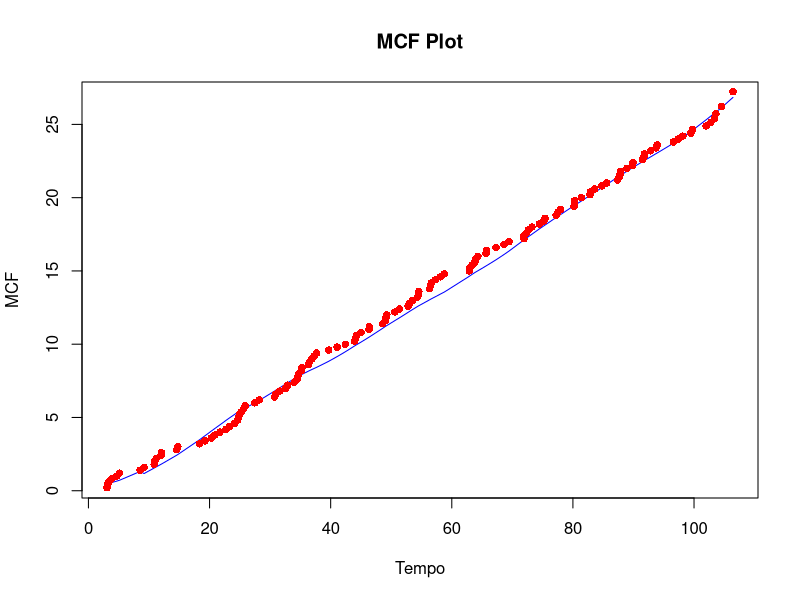
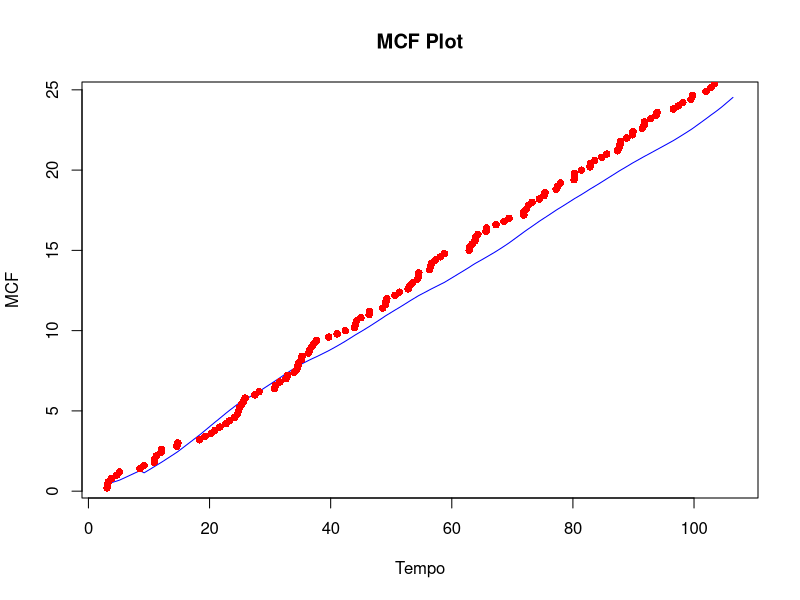

These figures' R source, in order:
library(dplyr)
library(pracma)
clear()
equip <- c(
  1, 1, 1, 1, 1, 1, 1, 1, 1, 1,
  1, 1, 1, 1, 1, 1, 1, 1, 1, 1,
  1, 1, 1, 1, 2, 2, 2, 2, 2, 2,
  2, 2, 2, 2, 2, 2, 2, 2, 2, 2,
  2, 2, 2, 2, 2, 2, 2, 2, 2, 2,
  2, 2, 2, 2, 2, 2, 2, 3, 3, 3,
  3, 3, 3, 3, 3, 3, 3, 3, 3, 3,
  3, 3, 3, 3, 3, 3, 3, 3, 3, 3,
  3, 4, 4, 4, 4, 4, 4, 4, 4, 4,
  4, 4, 4, 4, 4, 4, 4, 4, 4, 4,
  4, 4, 4, 4, 4, 4, 4, 4, 4, 4,
  5, 5, 5, 5, 5, 5, 5, 5, 5, 5,
  5, 5, 5, 5, 5, 5, 5, 5, 5, 5,
  5, 5, 5, 5 
)

tempo_i <- c(
  0, 9.197, 14.761, 19.246, 24.597, 25.302, 30.948, 31.602, 34.574, 41.059,
  44.114, 44.279, 46.381, 54.519, 56.355, 74.44, 77.236, 80.261, 82.815, 84.772,
  88.901, 93.727, 98.149, 106.429, 0, 3.073, 4.685, 5.125, 10.867, 11.199,
  12.046, 20.275, 21.721, 24.944, 32.604, 34.43, 36.343, 36.899, 49.009, 49.27,
  51.357, 53.56, 57.321, 58.775, 62.879, 65.651, 68.605, 71.925, 72.362, 80.282,
  89.826, 89.911, 91.807, 96.57, 97.373, 99.731, 103.386, 0, 3.814, 18.336,
  20.887, 24.792, 28.197, 30.747, 35.269, 39.679, 43.93, 44.995, 54.552, 58.139,
  63.358, 63.816, 65.727, 69.452, 75.205, 75.401, 82.888, 83.607, 93.903,
  102.791, 103.602, 0, 3.108, 11.976, 14.593, 23.326, 24.15, 25.627, 34.732,
  36.546, 37.267, 42.407, 46.347, 48.593, 49.13, 52.783, 56.483, 63.891, 71.913,
  72.627, 73.248, 77.949, 80.195, 81.409, 87.642, 87.782, 87.82, 91.752,
  101.995, 104.54, 0, 3.346, 8.527, 10.942, 22.723, 25.885, 27.479, 32.869,
  33.975, 35.194, 37.683, 50.615, 53.079, 54.31, 56.651, 62.984, 64.305, 67.309,
  77.525, 85.587, 87.362, 91.461, 92.839, 99.475
)

tempo_f <- c(
  9.197, 14.761, 19.246, 24.597, 25.302, 30.948, 31.602, 34.574, 41.059, 44.114,
  44.279, 46.381, 54.519, 56.355, 74.44, 77.236, 80.261, 82.815, 84.772, 88.901,
  93.727, 98.149, 106.429, 106.429, 3.073, 4.685, 5.125, 10.867, 11.199, 12.046,
  20.275, 21.721, 24.944, 32.604, 34.43, 36.343, 36.899, 49.009, 49.27, 51.357,
  53.56, 57.321, 58.775, 62.879, 65.651, 68.605, 71.925, 72.362, 80.282, 89.826,
  89.911, 91.807, 96.57, 97.373, 99.731, 103.386, 103.386, 3.814, 18.336,
  20.887, 24.792, 28.197, 30.747, 35.269, 39.679, 43.93, 44.995, 54.552, 58.139,
  63.358, 63.816, 65.727, 69.452, 75.205, 75.401, 82.888, 83.607, 93.903,
  102.791, 103.602, 103.602, 3.108, 11.976, 14.593, 23.326, 24.15, 25.627,
  34.732, 36.546, 37.267, 42.407, 46.347, 48.593, 49.13, 52.783, 56.483, 63.891,
  71.913, 72.627, 73.248, 77.949, 80.195, 81.409, 87.642, 87.782, 87.82, 91.752,
  101.995, 104.54, 104.54, 3.346, 8.527, 10.942, 22.723, 25.885, 27.479, 32.869,
  33.975, 35.194, 37.683, 50.615, 53.079, 54.31, 56.651, 62.984, 64.305, 67.309,
  77.525, 85.587, 87.362, 91.461, 92.839, 99.475, 99.475
)

censura <- c(
  1, 1, 1, 1, 1, 1, 1, 1, 1, 1,
  1, 1, 1, 1, 1, 1, 1, 1, 1, 1,
  1, 1, 1, 0, 1, 1, 1, 1, 1, 1,
  1, 1, 1, 1, 1, 1, 1, 1, 1, 1,
  1, 1, 1, 1, 1, 1, 1, 1, 1, 1,
  1, 1, 1, 1, 1, 1, 0, 1, 1, 1,
  1, 1, 1, 1, 1, 1, 1, 1, 1, 1,
  1, 1, 1, 1, 1, 1, 1, 1, 1, 1,
  0, 1, 1, 1, 1, 1, 1, 1, 1, 1,
  1, 1, 1, 1, 1, 1, 1, 1, 1, 1,
  1, 1, 1, 1, 1, 1, 1, 1, 1, 0,
  1, 1, 1, 1, 1, 1, 1, 1, 1, 1,
  1, 1, 1, 1, 1, 1, 1, 1, 1, 1,
  1, 1, 1, 0
)

mcf_nao_parametrica <- c(
  0.2, 0.4, 0.6, 0.8, 1.0, 1.2, 1.4, 1.6, 1.8, 2.0,
  2.2, 2.4, 2.6, 2.8, 3.0, 3.2, 3.4, 3.6, 3.8, 4.0,
  4.2, 4.4, 4.6, 4.8, 5.0, 5.2, 5.4, 5.6, 5.8, 6.0,
  6.2, 6.4, 6.6, 6.8, 7.0, 7.2, 7.4, 7.6, 7.8, 8.0,
  8.2, 8.4, 8.6, 8.8, 9.0, 9.2, 9.4, 9.6, 9.8, 10.0,
  10.2, 10.4, 10.6, 10.8, 11.0, 11.2, 11.4, 11.6, 11.8, 12.0,
  12.2, 12.4, 12.6, 12.8, 13.0, 13.2, 13.4, 13.6, 13.8, 14.0,
  14.2, 14.4, 14.6, 14.8, 15.0, 15.2, 15.4, 15.6, 15.8, 16.0,
  16.2, 16.4, 16.6, 16.8, 17.0, 17.2, 17.4, 17.6, 17.8, 18.0,
  18.2, 18.4, 18.6, 18.8, 19.0, 19.2, 19.4, 19.6, 19.8, 20.0,
  20.2, 20.4, 20.6, 20.8, 21.0, 21.2, 21.4, 21.6, 21.8, 22.0,
  22.2, 22.4, 22.6, 22.8, 23.0, 23.2, 23.4, 23.6, 23.8, 24.0,
  24.2, 24.4, 24.65, 24.9, 25.15, 25.4, 25.7333, 26.2333, 27.2333)



tempos_mcf <- c(3.073, 3.108, 3.346, 3.814, 4.685, 5.125, 8.527, 9.197, 10.867, 10.942,
                11.199, 11.976, 12.046, 14.593, 14.761, 18.336, 19.246, 20.275, 20.887, 
                21.721, 22.723, 23.326, 24.15, 24.597, 24.792, 24.944, 25.302, 25.627, 
                25.885, 27.479, 28.197, 30.747, 30.948, 31.602, 32.604, 32.869, 33.975, 
                34.43, 34.574, 34.732, 35.194, 35.269, 36.343, 36.546, 36.899, 37.267, 
                37.683, 39.679, 41.059, 42.407, 43.93, 44.114, 44.279, 44.995, 46.347, 
                46.381, 48.593, 49.009, 49.13, 49.27, 50.615, 51.357, 52.783, 53.079, 
                53.56, 54.31, 54.519, 54.552, 56.355, 56.483, 56.651, 57.321, 58.139, 
                58.775, 62.879, 62.984, 63.358, 63.816, 63.891, 64.305, 65.651, 65.727, 
                67.309, 68.605, 69.452, 71.913, 71.925, 72.362, 72.627, 73.248, 74.44, 
                75.205, 75.401, 77.236, 77.525, 77.949, 80.195, 80.261, 80.282, 81.409, 
                82.815, 82.888, 83.607, 84.772, 85.587, 87.362, 87.642, 87.782, 87.82, 
                88.901, 89.826, 89.911, 91.461, 91.752, 91.807, 92.839, 93.727, 93.903, 
                96.57, 97.373, 98.149, 99.475, 99.731, 101.995, 102.791, 103.386, 
                103.602, 104.54, 106.429)

dados <- data.frame(equip, tempo_i, tempo_f, censura)



################################################################################
#ARA_m MCF
#Ajuste inicial dos dados

m <- 20
par <- c(1.806,7.594,0.598)
mcfs_ara <- matrix(nrow = length(tempos_mcf), ncol = max(dados$equip) + 1)

dados_ara <- dados %>% mutate(tempo_ent = tempo_f-tempo_i) %>%
  filter(tempo_ent > 0) %>% select(-tempo_ent) %>%
  group_by(equip) %>% mutate(num_falha = seq(0,(n()-1))) %>%
  mutate(min_sum = ifelse(num_falha != 0, pmin((m-1), (num_falha-1)), 0)) %>%
  mutate(desc = 0) %>% mutate(acum = 0)

for (i in 1:nrow(dados_ara)){
  if  (dados_ara$num_falha[i] == 0){
    dados_ara$desc[i] <- 0
  } else {
    x <- seq(from =0, to = dados_ara$min_sum[i])
    min_sum <- dados_ara$min_sum[i]
    dados_ara$desc[i] <- sum((par[3]^x)*dados_ara$tempo_f[(i-1):(i-1-min_sum)]*(1-par[3]))
  }
  
}

f <- function(t,desc) {
  par[1]/par[2]*((t-desc)/par[2])^(par[1]-1)
}

for (i in 1:nrow(dados_ara)){
  dados_ara$acum[i] <- unlist(integrate(f, lower = dados_ara$tempo_i[i], 
                                 upper = dados_ara$tempo_f[i], desc = dados_ara$desc[i])[1])
}



max_equip <- max(dados_ara$equip)
for (j in 1:max_equip){
  dados_equip <- dados_ara[dados_ara$equip == j, ]
  for (l in 1:length(tempos_mcf)){
    tempo_atual <- tempos_mcf[l]
    dados_parc <- dados_equip[tempo_atual > dados_equip$tempo_i,]
    if (tempo_atual == dados_parc$tempo_f[nrow(dados_parc)]){
      acumul <- sum(dados_parc$acum)
      mcfs_ara[l,j] <- acumul
    } else {
      int_interv <- unlist(integrate(f, lower = dados_parc$tempo_i[nrow(dados_parc)],
                              upper = tempo_atual,
                              desc = dados_parc$desc[nrow(dados_parc)])[1])
      mcfs_ara[l,j] <- sum(dados_parc$acum[1:(nrow(dados_parc-1)-1)]) + int_interv
    }
  }
}

mcfs_ara[,ncol(mcfs_ara)] <- rowMeans(mcfs_ara[,1:5])

plot(y = mcfs_ara[, 6], x = tempos_mcf, type = "l", main = "MCF Plot",
     xlab = "Tempo", ylab = "MCF", col = "blue")

# Adicionando mcf_nao_parametrica como pontos pontilhados
points(x = tempos_mcf, y = mcf_nao_parametrica, pch = 16, col = "red")


################################################################################
#ARI_m MCF
#Ajuste inicial dos dados

m <- 20
par <- c(1.898,7.652,0.639)
mcfs_ari <- matrix(nrow = length(tempos_mcf), ncol = max(dados$equip) + 1)

dados_ari <- dados %>% mutate(tempo_ent = tempo_f-tempo_i) %>%
  filter(tempo_ent > 0) %>% select(-tempo_ent) %>%
  group_by(equip) %>% mutate(num_falha = seq(0,(n()-1))) %>%
  mutate(min_sum = ifelse(num_falha != 0, pmin((m-1), (num_falha-1)), 0)) %>%
  mutate(desc = 0) %>% mutate(acum = 0)

for (i in 1:nrow(dados_ari)){
  if  (dados_ari$num_falha[i] == 0){
    dados_ari$desc[i] <- 0
  } else {
    x <- seq(from =0, to = dados_ari$min_sum[i])
    min_sum <- dados_ari$min_sum[i]
    dados_ari$desc[i] <- sum((par[3]^x)*(par[1]/par[2]*(dados_ari$tempo_f[(i-1):(i-1-min_sum)]/par[2])^(par[1]-1))
                             *(1-par[3]))
  }
  
}

f <- function(t,desc) {
  par[1]/par[2]*((t)/par[2])^(par[1]-1) - desc
}

for (i in 1:nrow(dados_ari)){
  dados_ari$acum[i] <- unlist(integrate(f, lower = dados_ari$tempo_i[i], 
                                        upper = dados_ari$tempo_f[i], desc = dados_ari$desc[i])[1])
}



max_equip <- max(dados_ari$equip)
for (j in 1:max_equip){
  dados_equip <- dados_ari[dados_ari$equip == j, ]
  for (l in 1:length(tempos_mcf)){
    tempo_atual <- tempos_mcf[l]
    dados_parc <- dados_equip[tempo_atual > dados_equip$tempo_i,]
    if (tempo_atual == dados_parc$tempo_f[nrow(dados_parc)]){
      acumul <- sum(dados_parc$acum)
      mcfs_ari[l,j] <- acumul
    } else {
      int_interv <- unlist(integrate(f, lower = dados_parc$tempo_i[nrow(dados_parc)],
                                     upper = tempo_atual,
                                     desc = dados_parc$desc[nrow(dados_parc)])[1])
      mcfs_ari[l,j] <- sum(dados_parc$acum[1:(nrow(dados_parc-1)-1)]) + int_interv
    }
  }
}

mcfs_ari[,ncol(mcfs_ari)] <- rowMeans(mcfs_ari[,1:5])



mcf_nao_parametrica <- c(
  0.2, 0.4, 0.6, 0.8, 1.0, 1.2, 1.4, 1.6, 1.8, 2.0,
  2.2, 2.4, 2.6, 2.8, 3.0, 3.2, 3.4, 3.6, 3.8, 4.0,
  4.2, 4.4, 4.6, 4.8, 5.0, 5.2, 5.4, 5.6, 5.8, 6.0,
  6.2, 6.4, 6.6, 6.8, 7.0, 7.2, 7.4, 7.6, 7.8, 8.0,
  8.2, 8.4, 8.6, 8.8, 9.0, 9.2, 9.4, 9.6, 9.8, 10.0,
  10.2, 10.4, 10.6, 10.8, 11.0, 11.2, 11.4, 11.6, 11.8, 12.0,
  12.2, 12.4, 12.6, 12.8, 13.0, 13.2, 13.4, 13.6, 13.8, 14.0,
  14.2, 14.4, 14.6, 14.8, 15.0, 15.2, 15.4, 15.6, 15.8, 16.0,
  16.2, 16.4, 16.6, 16.8, 17.0, 17.2, 17.4, 17.6, 17.8, 18.0,
  18.2, 18.4, 18.6, 18.8, 19.0, 19.2, 19.4, 19.6, 19.8, 20.0,
  20.2, 20.4, 20.6, 20.8, 21.0, 21.2, 21.4, 21.6, 21.8, 22.0,
  22.2, 22.4, 22.6, 22.8, 23.0, 23.2, 23.4, 23.6, 23.8, 24.0,
  24.2, 24.4, 24.65, 24.9, 25.15, 25.4, 25.7333, 26.2333, 27.2333
)

plot(y = mcfs_ari[, 6], x = tempos_mcf, type = "l", main = "MCF Plot",
     xlab = "Tempo", ylab = "MCF", col = "blue")

# Adicionando mcf_nao_parametrica como pontos pontilhados
points(x = tempos_mcf, y = mcf_nao_parametrica, pch = 16, col = "red")


library(writexl)
ARA=data.frame(mcfs_ara[, 6])
ARI=data.frame(mcfs_ari[, 6])
Result<-cbind(ARA,ARI,mcf_nao_parametrica,tempos_mcf)
Result=data.frame(Result)
writexl::write_xlsx(Result,"Result.xlsx")


